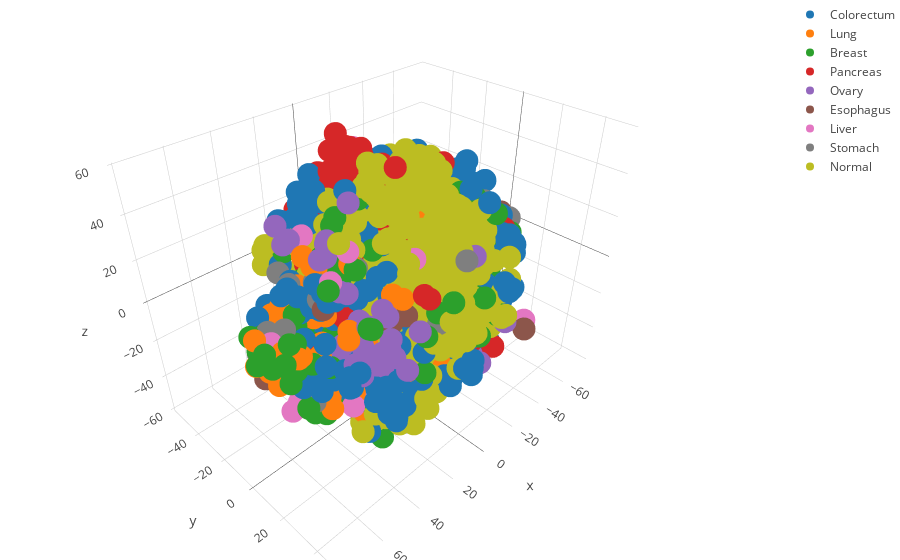
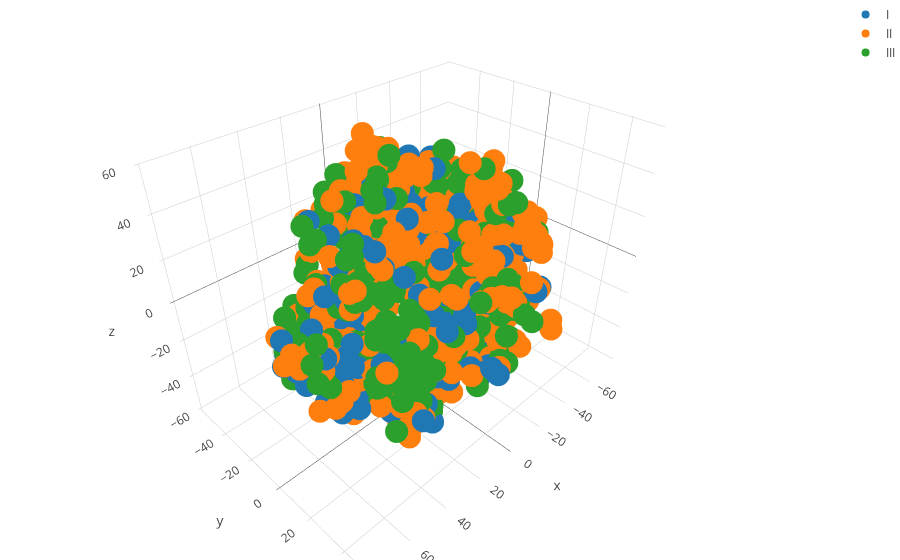

Write notebook code for charts like these, in order.
### Code cell
gen_scatter(types, forest_tsne_2d, y_types, file='forest_2d_tsne_types.png')
gen_3d_plotly(types, forest_tsne_3d, y_types, file='forest_3d_tsne_types.html')
gen_scatter(stages, forest_tsne_2d, y_stages, file='forest_2d_tsne_stages.png')
gen_3d_plotly(stages, forest_tsne_3d, y_stages, file='forest_3d_tsne_stages.html')
